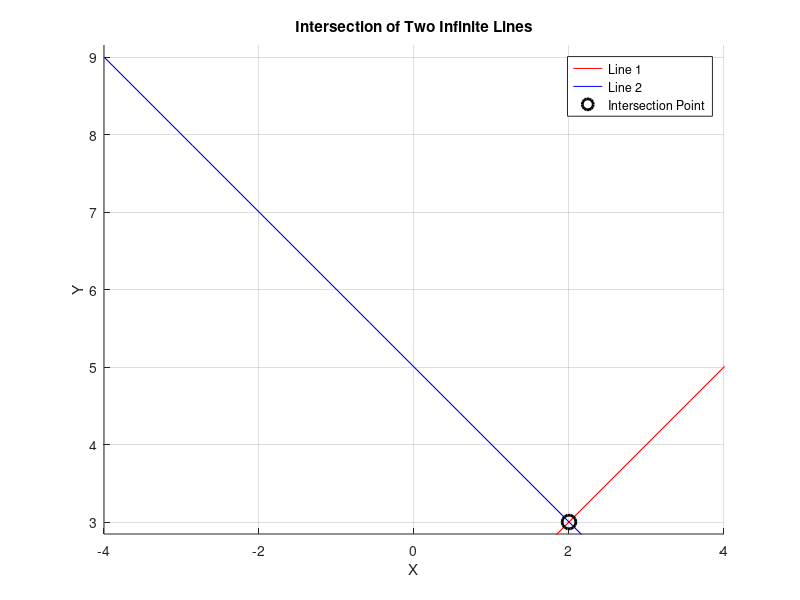

Source code (MATLAB):
% Define the first point and angle
x0_1 = 1; % x-coordinate of the first point
y0_1 = 2; % y-coordinate of the first point
angle1 = 45; % angle in degrees with respect to the x-axis

% Define the second point and angle
x0_2 = 4; % x-coordinate of the second point
y0_2 = 1; % y-coordinate of the second point
angle2 = 135; % angle in degrees with respect to the x-axis

% Convert angles to radians
theta1 = deg2rad(angle1);
theta2 = deg2rad(angle2);

% Define the line equations: y = mx + c
m1 = tan(theta1);
c1 = y0_1 - m1 * x0_1;

m2 = tan(theta2);
c2 = y0_2 - m2 * x0_2;

% Calculate intersection point
xi = (c2 - c1) / (m1 - m2);
yi = m1 * xi + c1;

% Plot the lines
figure;
hold on;
fplot(@(x) m1*x + c1, [x0_1 10], 'r'); % First line
fplot(@(x) m2*x + c2, [-4 x0_2], 'b'); % Second line
plot(xi, yi, 'ko', 'MarkerSize', 10, 'LineWidth', 2); % Intersection point
xlabel('X');
ylabel('Y');
legend('Line 1', 'Line 2', 'Intersection Point');
title('Intersection of Two Infinite Lines');
grid on;
axis equal;
hold off;

% Display the intersection point
disp(['Intersection Point: (', num2str(xi), ', ', num2str(yi), ')']);
